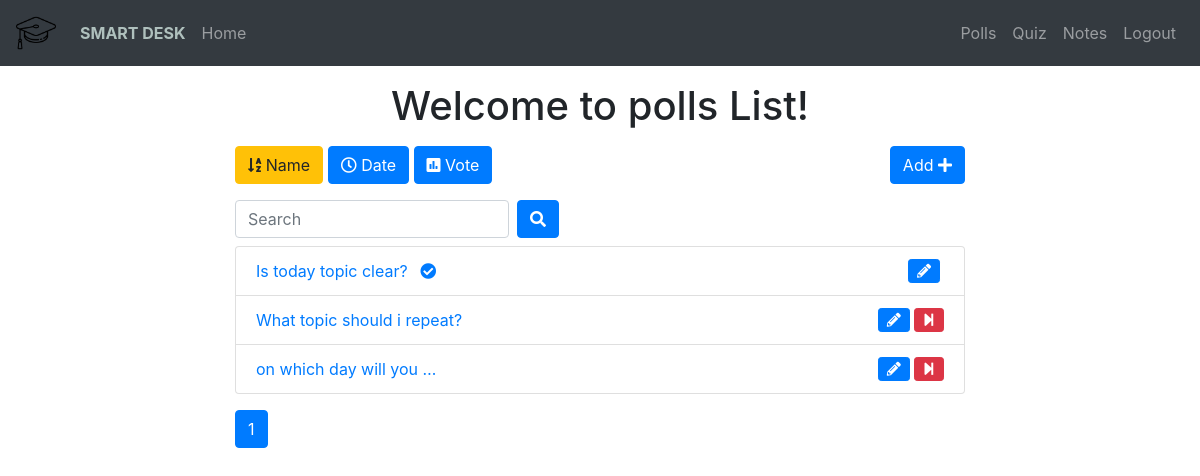
Page /polls/list/?name=True (signed in) on the committed database.
### polls/models.py (models this page shows, shortened)
class Poll(models.Model):
    owner = models.ForeignKey(User, on_delete=models.CASCADE)
    text = models.TextField()
    pub_date = models.DateTimeField(default=timezone.now)
    active = models.BooleanField(default=True)

### polls/views.py (the view)
# urls.py: path('list/', views.polls_list, name='list'),
@login_required()
def polls_list(request):
    all_polls = Poll.objects.all()
    search_term = ''
    if 'name' in request.GET:
        all_polls = all_polls.order_by('text')
    if 'date' in request.GET:
        all_polls = all_polls.order_by('pub_date')
    if 'vote' in request.GET:
        all_polls = all_polls.annotate(Count('vote')).order_by('vote__count')
    if 'search' in request.GET:
        search_term = request.GET['search']
        all_polls = all_polls.filter(text__icontains=search_term)
    paginator = Paginator(all_polls, 6)  # Show 6 contacts per page
    page = request.GET.get('page')
    polls = paginator.get_page(page)
    get_dict_copy = request.GET.copy()
    params = get_dict_copy.pop('page', True) and get_dict_copy.urlencode()
    print(params)
    context = {
        'polls': polls,
        'params': params,
        'search_term': search_term,
    }
    return render(request, 'polls/polls_list.html', context)

### polls/templates/polls/polls_list.html (shortened to what this page needs)
{% extends 'base.html' %}
{% block content %}
<div class="container">
    <div class="row">
        <div class="col-md-8 offset-sm-2">
            <h1 class="text-center mt-3 mb-3">Welcome to polls List!</h1>
            <a class="btn btn-{% if 'name' in request.GET %}warning{% else %}primary{% endif %} mb-3" href="?name=True"
                role="button"><i class="fas fa-sort-alpha-down"></i>
                Name</a>
            <a class="btn btn-{% if 'date' in request.GET %}warning{% else %}primary{% endif %} mb-3" href="?date=True"
                role="button"><i class="far fa-clock"></i> Date</a>
            <a class="btn btn-{% if 'vote' in request.GET %}warning{% else %}primary{% endif %} mb-3" href="?vote=True"
                role="button"><i class="fas fa-poll"></i> Vote</a>
            <a class="btn btn-primary mb-3 float-right" href="{% url 'polls:add' %}" role="button">Add <i class="fas fa-plus"></i></a>
            <form class="form-inline">
                <div class="form-group mr-sm-2 mb-2">
                    <input type="search" class="form-control" name="search" placeholder="Search" value={{ search_term }}>
                </div>
                <button type="submit" class="btn btn-primary mb-2"><i class="fas fa-search"></i></button>
            </form>
            <ul class="list-group">
                {% for poll in polls %}
                <li class="list-group-item"><a href="{% url 'polls:detail' poll.id %}">{{ poll.text|truncatewords:5 }}
                        {% if not poll.active%}
                        <i class="fas fa-check-circle ml-2"></i>
                        {% endif %}
                    </a>
                    {% if request.user == poll.owner %}
                    {% if poll.active %}
                    <a href="{% url 'polls:end_poll' poll.id %}" data-toggle="tooltip" data-placement="top" title="End Poll"
                        onclick="return confirm('Are you sure ?')"><i class="fas fa-step-forward float-right btn btn-danger btn-sm"></i></a>
                    {% endif %}
                    <a href="{% url 'polls:edit' poll.id %}" class="mr-3" data-toggle="tooltip" data-placement="top"
                        title="Edit Poll"><i class="fas fa-pencil-alt float-right btn btn-primary btn-sm mr-1"></i></a>
                    {% endif %}
                </li>
                {% endfor %}
            </ul>
            <nav class="mt-3">
                <ul class="pagination">
                    <li class="page-item active"><a class="page-link" href="">{{ polls.number }}</a></li>
                </ul>
            </nav>
        </div>
    </div>
</div>
{% endblock content %}

### rows in the picture
Poll: text "Is today topic clear?", active False (drawn)
Poll: text "What topic should i repeat?", active True (drawn)
Poll: text "on which day will you …", active True (drawn)

### other values in the picture
{{ polls.number }} "1"
